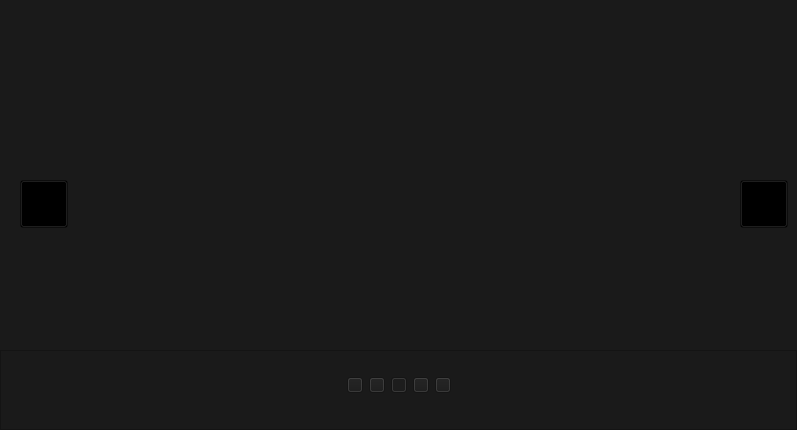
<?xml version="1.0" encoding="UTF-8"?>
<ui version="4.0">
 <class>BannaControl</class>
 <widget class="QWidget" name="BannaControl">
  <property name="geometry">
   <rect>
    <x>0</x>
    <y>0</y>
    <width>797</width>
    <height>430</height>
   </rect>
  </property>
  <property name="windowTitle">
   <string>BannaWidget</string>
  </property>
  <property name="styleSheet">
   <string notr="true">QWidget,QFrame
{
background-color: #1A1A1A;
}</string>
  </property>
  <layout class="QVBoxLayout" name="verticalLayout">
   <property name="spacing">
    <number>0</number>
   </property>
   <property name="leftMargin">
    <number>0</number>
   </property>
   <property name="topMargin">
    <number>0</number>
   </property>
   <property name="rightMargin">
    <number>0</number>
   </property>
   <property name="bottomMargin">
    <number>0</number>
   </property>
   <item>
    <widget class="QWidget" name="widgetImage" native="true">
     <property name="styleSheet">
      <string notr="true">QLabel
{
border-radius:6px;
}</string>
     </property>
     <widget class="QLabel" name="labelFirst">
      <property name="geometry">
       <rect>
        <x>20</x>
        <y>100</y>
        <width>320</width>
        <height>200</height>
       </rect>
      </property>
      <property name="text">
       <string/>
      </property>
     </widget>
     <widget class="QLabel" name="labelSecond">
      <property name="geometry">
       <rect>
        <x>70</x>
        <y>70</y>
        <width>400</width>
        <height>250</height>
       </rect>
      </property>
      <property name="text">
       <string/>
      </property>
     </widget>
     <widget class="QLabel" name="labelThird">
      <property name="geometry">
       <rect>
        <x>150</x>
        <y>50</y>
        <width>480</width>
        <height>300</height>
       </rect>
      </property>
      <property name="text">
       <string/>
      </property>
     </widget>
     <widget class="QLabel" name="labelFourth">
      <property name="geometry">
       <rect>
        <x>330</x>
        <y>70</y>
        <width>400</width>
        <height>250</height>
       </rect>
      </property>
      <property name="text">
       <string/>
      </property>
     </widget>
     <widget class="QLabel" name="labelFifth">
      <property name="geometry">
       <rect>
        <x>470</x>
        <y>100</y>
        <width>320</width>
        <height>200</height>
       </rect>
      </property>
      <property name="text">
       <string/>
      </property>
     </widget>
     <widget class="QPushButton" name="pushButtonLeft">
      <property name="geometry">
       <rect>
        <x>20</x>
        <y>180</y>
        <width>48</width>
        <height>48</height>
       </rect>
      </property>
      <property name="styleSheet">
       <string notr="true">background-color: transparent;
border-image: url(:/res/res/image/other/less_than.png);</string>
      </property>
      <property name="text">
       <string/>
      </property>
     </widget>
     <widget class="QPushButton" name="pushButtonRight">
      <property name="geometry">
       <rect>
        <x>740</x>
        <y>180</y>
        <width>48</width>
        <height>48</height>
       </rect>
      </property>
      <property name="styleSheet">
       <string notr="true">background-color: transparent;background-color: transparent;
border-image: url(:/res/res/image/other/more_than.png);</string>
      </property>
      <property name="text">
       <string/>
      </property>
     </widget>
    </widget>
   </item>
   <item>
    <widget class="QFrame" name="frameDot">
     <property name="minimumSize">
      <size>
       <width>0</width>
       <height>30</height>
      </size>
     </property>
     <property name="maximumSize">
      <size>
       <width>16777215</width>
       <height>80</height>
      </size>
     </property>
     <property name="styleSheet">
      <string notr="true">QPushButton
{
	border-image: url(:/res/res/image/other/normal_gray.png);
}

QPushButton:checked
{
border-image: url(:/res/res/image/other/hover_blue.png);
}</string>
     </property>
     <property name="frameShape">
      <enum>QFrame::StyledPanel</enum>
     </property>
     <property name="frameShadow">
      <enum>QFrame::Raised</enum>
     </property>
     <layout class="QHBoxLayout" name="horizontalLayout">
      <property name="leftMargin">
       <number>0</number>
      </property>
      <property name="topMargin">
       <number>25</number>
      </property>
      <property name="rightMargin">
       <number>0</number>
      </property>
      <property name="bottomMargin">
       <number>35</number>
      </property>
      <item>
       <spacer name="horizontalSpacer">
        <property name="orientation">
         <enum>Qt::Horizontal</enum>
        </property>
        <property name="sizeHint" stdset="0">
         <size>
          <width>287</width>
          <height>20</height>
         </size>
        </property>
       </spacer>
      </item>
      <item>
       <widget class="QPushButton" name="pushButtonFirst">
        <property name="enabled">
         <bool>false</bool>
        </property>
        <property name="minimumSize">
         <size>
          <width>16</width>
          <height>16</height>
         </size>
        </property>
        <property name="maximumSize">
         <size>
          <width>16</width>
          <height>16</height>
         </size>
        </property>
        <property name="text">
         <string/>
        </property>
        <property name="checkable">
         <bool>true</bool>
        </property>
       </widget>
      </item>
      <item>
       <widget class="QPushButton" name="pushButtonSecond">
        <property name="enabled">
         <bool>false</bool>
        </property>
        <property name="minimumSize">
         <size>
          <width>16</width>
          <height>16</height>
         </size>
        </property>
        <property name="maximumSize">
         <size>
          <width>16</width>
          <height>16</height>
         </size>
        </property>
        <property name="text">
         <string/>
        </property>
        <property name="checkable">
         <bool>true</bool>
        </property>
       </widget>
      </item>
      <item>
       <widget class="QPushButton" name="pushButtonThird">
        <property name="enabled">
         <bool>false</bool>
        </property>
        <property name="minimumSize">
         <size>
          <width>16</width>
          <height>16</height>
         </size>
        </property>
        <property name="maximumSize">
         <size>
          <width>16</width>
          <height>16</height>
         </size>
        </property>
        <property name="text">
         <string/>
        </property>
        <property name="checkable">
         <bool>true</bool>
        </property>
        <property name="checked">
         <bool>true</bool>
        </property>
       </widget>
      </item>
      <item>
       <widget class="QPushButton" name="pushButtonFourth">
        <property name="enabled">
         <bool>false</bool>
        </property>
        <property name="minimumSize">
         <size>
          <width>16</width>
          <height>16</height>
         </size>
        </property>
        <property name="maximumSize">
         <size>
          <width>16</width>
          <height>16</height>
         </size>
        </property>
        <property name="text">
         <string/>
        </property>
        <property name="checkable">
         <bool>true</bool>
        </property>
       </widget>
      </item>
      <item>
       <widget class="QPushButton" name="pushButtonFifth">
        <property name="enabled">
         <bool>false</bool>
        </property>
        <property name="minimumSize">
         <size>
          <width>16</width>
          <height>16</height>
         </size>
        </property>
        <property name="maximumSize">
         <size>
          <width>16</width>
          <height>16</height>
         </size>
        </property>
        <property name="text">
         <string/>
        </property>
        <property name="checkable">
         <bool>true</bool>
        </property>
       </widget>
      </item>
      <item>
       <spacer name="horizontalSpacer_2">
        <property name="orientation">
         <enum>Qt::Horizontal</enum>
        </property>
        <property name="sizeHint" stdset="0">
         <size>
          <width>287</width>
          <height>20</height>
         </size>
        </property>
       </spacer>
      </item>
     </layout>
    </widget>
   </item>
  </layout>
 </widget>
 <layoutdefault spacing="6" margin="11"/>
 <resources/>
 <connections/>
</ui>
